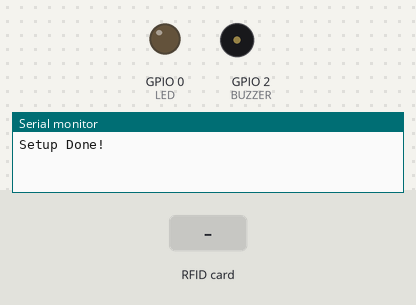
Bench run of a sketch on a simulated ESP8266 (NodeMCU). On the bench: output pins drawn as LEDs (lit = HIGH), buzzer (waves = sounding, pin HIGH), the last lines printed to the serial monitor. The test bench sets the inputs (shaded band). WiFi joins after 1.5 s; servers stay silent unless stated.

Above: at 3.0 s.
3.1 s: RFID card 5E 7A 19 C4 held to the reader
At 3.46 s:
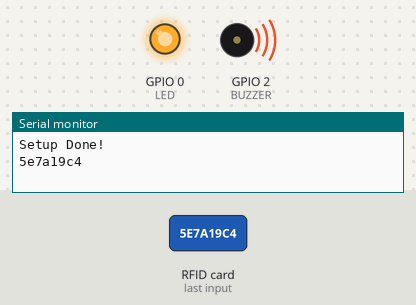
Timing chart, 0 to 6.1 s (numbered marks = the images above; inputs shaded):
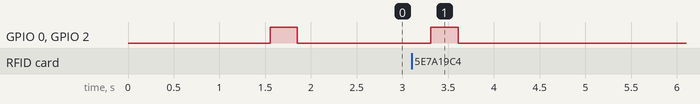

Measured:
- after the input at 3.1 s, GPIO 0 (LED), GPIO 2 (BUZZER): LOW → HIGH after 0.21 s, → LOW 0.30 s later

The sketch:

ESP8266.ino
```cpp
#include <ESP8266WiFi.h>
#include <SPI.h>
#include <MFRC522.h>

/*
RST     = GPIO4
SDA     = GPIO5
MOSI    = GPIO13
MISO    = GPIO12
SCK     = GPIO14
GND     = GND
3.3V    = 3.3V
*/

#define RST 4
#define SDA 5
#define BUZZER 2
#define LED 0

const char *id = "id";
const char *pass = "pw";
const char *IP = "ip";

MFRC522 mfrc522(SDA, RST);
WiFiClient client;

void sparkle(){
  digitalWrite(LED, HIGH);
  digitalWrite(BUZZER, HIGH);
  delay(300);
  digitalWrite(LED, LOW);
  digitalWrite(BUZZER, LOW);

}

void setup() {
  pinMode(LED, OUTPUT);
  pinMode(BUZZER, OUTPUT);
  Serial.begin(9600);
  SPI.begin();
  mfrc522.PCD_Init();

  WiFi.begin(id, pass);
  while ((WiFi.status() != WL_CONNECTED))
      delay(300);

  sparkle();
  Serial.println(F("Setup Done!"));
}

void loop() {
    if (mfrc522.PICC_IsNewCardPresent() && mfrc522.PICC_ReadCardSerial()) {
        String uid = "";
        for (byte i=0; i<mfrc522.uid.size; i++){
            String unit = String(mfrc522.uid.uidByte[i],HEX);
            if (unit.length() < 2)
              unit = "0" + unit;
            uid+=unit;
        }
        Serial.println(uid);
        while (!client.connect(IP,5000))
            delay(10);
        client.print("uid_artir;"+uid);
        client.stop();
        sparkle();
        digitalWrite(BUZZER, LOW);
    }
}
```
